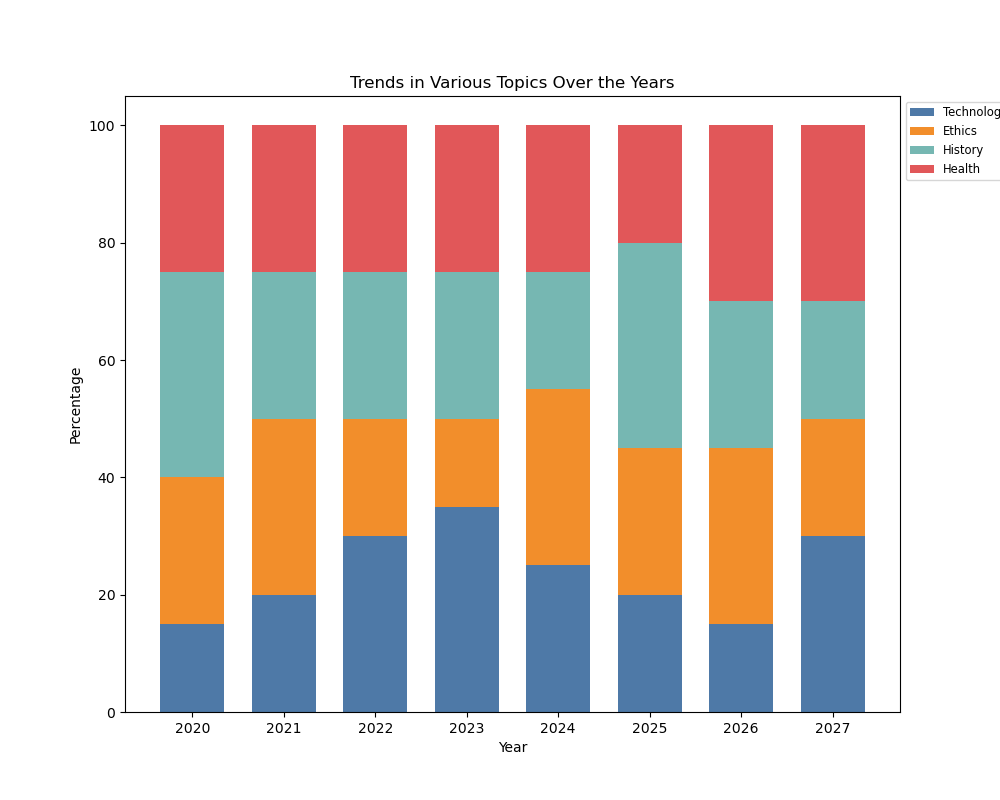

This chart was generated by the following Python code:

import matplotlib.pyplot as plt
import numpy as np

data = np.array([
    [15, 25, 35, 25],
    [20, 30, 25, 25],
    [30, 20, 25, 25],
    [35, 15, 25, 25],
    [25, 30, 20, 25],
    [20, 25, 35, 20],
    [15, 30, 25, 30],
    [30, 20, 20, 30]
])

categories = ["2020", "2021", "2022", "2023", "2024", "2025", "2026", "2027"]
labels = ["Technology", "Ethics", "History", "Health"]
colors = ["#4e79a7", "#f28e2b", "#76b7b2", "#e15759"]

data_cumsum = data.cumsum(axis=1)
fig, ax = plt.subplots(figsize=(10, 8))

for i, (colname, color) in enumerate(zip(labels, colors)):
    heights = data[:, i]
    starts = data_cumsum[:, i] - heights
    ax.bar(categories, heights, bottom=starts, width=0.7, label=colname, color=color)

ax.set_ylabel('Percentage')
ax.set_xlabel('Year')
ax.set_title('Trends in Various Topics Over the Years')
ax.legend(ncol=1, bbox_to_anchor=(1, 1), loc='upper left', fontsize='small')

plt.show()
